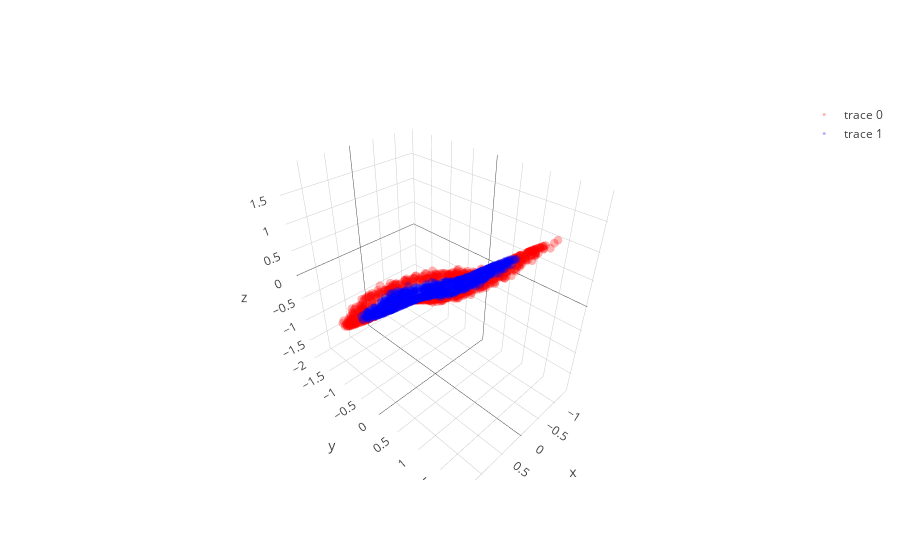
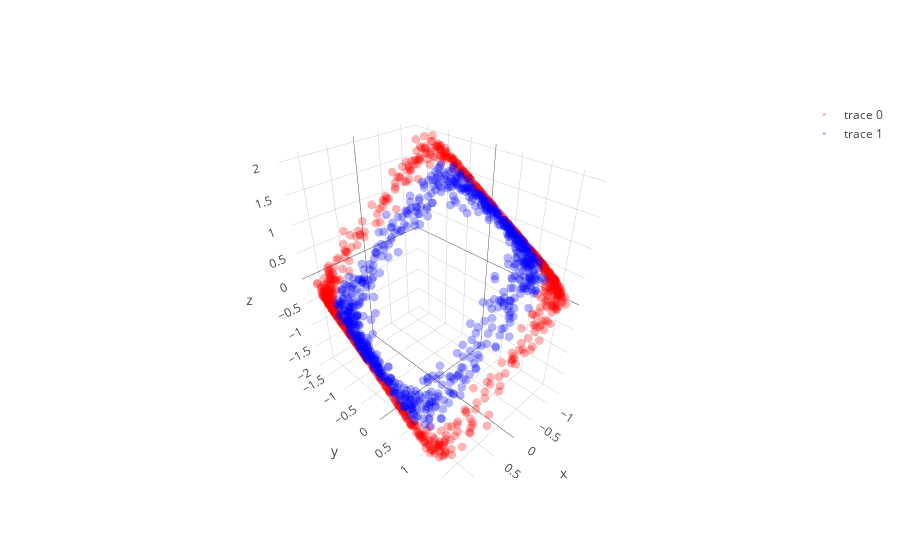

Notebook code cell kept with these figures, in order:
### Code cell
learning_rate = 0.0008; beta1=0.999; beta2=0.999; adam_e = 1e-8 

l1 = PCA_layer(2,3);  l1b= batch_norm()
l2 = PCA_layer(3,3);  l2b= batch_norm()
l3 = PCA_layer(3,2)

mini_batch_size    = 20
training_iteration = 100

copyX = np.copy(X)
for iter in range(training_iteration):

    copyX = shuffle(copyX)
    for current_batch_index in range(0,len(X),mini_batch_size):
        current_batch = copyX[current_batch_index:current_batch_index+mini_batch_size]
        layer1,layer1_var = l1.feed_non(current_batch,1)
#         layer1bn = l1b.feed(layer1)
        layer2,layer2_var = l2.feed_non(layer1,1)
#         layer2bn = l2b.feed(layer2)
        layer3,layer3_var = l3.feed_linear(layer2)

        sys.stdout.write("Iter: " + str(iter) + " " + str(layer1_var.mean() + layer2_var.mean() + layer3_var.mean()) + '\r')
        sys.stdout.flush()
        
        grad3   = l3.back_linear()
#         grad2bn = l2b.back(grad3)
        grad2   = l2.back_non(grad3,cancel=1,sign_value=-1)
#         grad1bn = l1b.back(grad2)
        grad1   = l1.back_non(grad2,cancel=1,sign_value=-1)
   
layer1,layer1_var = l1.feed_non(X,0)
# layer1bn = l1b.feed(layer1)
layer2,layer2_var = l2.feed_non(layer1,0)
# layer2bn = l2b.feed(layer2)
layer3,layer3_var = l3.feed_linear(layer2)

trace1 = go.Scatter3d(
    x=layer1[y==0,0],
    y=layer1[y==0,1],
    z=layer1[y==0,2],
    mode='markers',
    line=dict(color='red',width=0.5),
    marker=dict(size=3,opacity=0.3)
)
trace2 = go.Scatter3d(
    x=layer1[y==1,0],
    y=layer1[y==1,1],
    z=layer1[y==1,2],
    mode='markers',
    line=dict(color='blue',width=0.5),
    marker=dict(size=3,opacity=0.3)
)
data = [trace1,trace2]
fig  = go.Figure(data=data)
iplot(fig)

trace1 = go.Scatter3d(
    x=layer2[y==0,0],
    y=layer2[y==0,1],
    z=layer2[y==0,2],
    mode='markers',
    line=dict(color='red',width=0.5),
    marker=dict(size=3,opacity=0.3)
)
trace2 = go.Scatter3d(
    x=layer2[y==1,0],
    y=layer2[y==1,1],
    z=layer2[y==1,2],
    mode='markers',
    line=dict(color='blue',width=0.5),
    marker=dict(size=3,opacity=0.3)
)
data = [trace1,trace2]
fig  = go.Figure(data=data)
iplot(fig)

plt.figure(figsize=(8,6))
plt.scatter(layer3[y==0, 0], layer3[y==0, 1], color='red', alpha=0.5)
plt.scatter(layer3[y==1, 0], layer3[y==1, 1], color='blue', alpha=0.5)
plt.show()

### Figure 1 — Plotly figure (JSON) as saved in the notebook; plotly's stock layout.template omitted (floating-point values rounded to 4 significant figures; data arrays with more than 128 entries replaced by an {"elided": "..."} marker saying what was removed)
{"data": [{"line": {"color": "red", "width": 0.5}, "marker": {"opacity": 0.3, "size": 3}, "mode": "markers", "type": "scatter3d", "uid": "84e53c91-3827-4a57-aec7-a0c8ae55c986", "x": {"elided": "750 float values"}, "y": {"elided": "750 float values"}, "z": {"elided": "750 float values"}}, {"line": {"color": "blue", "width": 0.5}, "marker": {"opacity": 0.3, "size": 3}, "mode": "markers", "type": "scatter3d", "uid": "04e5be8d-9f5b-4cb5-b900-669acac224f7", "x": {"elided": "750 float values"}, "y": {"elided": "750 float values"}, "z": {"elided": "750 float values"}}], "layout": {}}

### Figure 2 — Plotly figure (JSON) as saved in the notebook; plotly's stock layout.template omitted (floating-point values rounded to 4 significant figures; data arrays with more than 128 entries replaced by an {"elided": "..."} marker saying what was removed)
{"data": [{"line": {"color": "red", "width": 0.5}, "marker": {"opacity": 0.3, "size": 3}, "mode": "markers", "type": "scatter3d", "uid": "c35d2628-f649-4d5e-9a2d-fca932922fef", "x": {"elided": "750 float values"}, "y": {"elided": "750 float values"}, "z": {"elided": "750 float values"}}, {"line": {"color": "blue", "width": 0.5}, "marker": {"opacity": 0.3, "size": 3}, "mode": "markers", "type": "scatter3d", "uid": "7624d5f3-36a7-4b06-a1a1-f55a8538ad2f", "x": {"elided": "750 float values"}, "y": {"elided": "750 float values"}, "z": {"elided": "750 float values"}}], "layout": {}}
